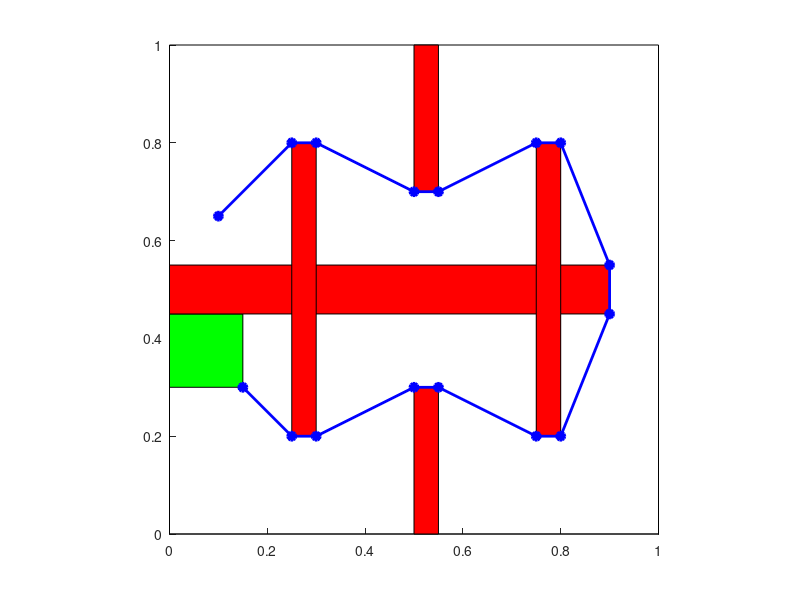

Reproduce this figure in MATLAB. (Note: this script raises an error after producing the figure.)
%% Problem 1 - Two Boxes
start = [0; 0];
goal = [.9 1 1 .9 .9; .9 .9 1 1 .9];
clearvars obstacles
obstacles{1} = [.1 .4 .4 .1 .1; .1 .1 .4 .4 .1];
obstacles{2} = [.4 .9 .9 .4 .4; .6 .6 .9 .9 .6];
clf; hold on;
axis square; rectangle;
fill(goal(1,:), goal(2,:), 'g')
for i = 1:length(obstacles)
    fill(obstacles{i}(1,:), obstacles{i}(2,:), 'r')
end
X_opt = [0 .4 .9 .9];
Y_opt = [0 .1 .6 .9];
c_opt = sum(fliplr(sqrt(diff(X_opt).^2 + diff(Y_opt).^2)))
plot(X_opt,Y_opt,'ob-','LineWidth',2,'MarkerFaceColor','b');

%% Problem 2 - Windy Maze
start = [.1; .65];
clearvars obstacles
obstacles{1} = [0 .9 .9 0 0; .45 .45 .55 .55 .45];
obstacles{2} = [.25 + [0 .05 .05 0 0]; .2 .2 .8 .8 .2];
obstacles{3} = [.75 + [0 .05 .05 0 0]; .2 .2 .8 .8 .2];
obstacles{4} = [.5 + [0 .05 .05 0 0]; .7 .7 1 1 .7];
obstacles{5} = [.5 + [0 .05 .05 0 0]; 0 0 .3 .3 0];
goal = [0 .15 .15 0 0; .3 .3 .45 .45 .3];
clf; hold on;
axis square; rectangle;
fill(goal(1,:), goal(2,:), 'g')
for i = 1:length(obstacles)
    fill(obstacles{i}(1,:), obstacles{i}(2,:), 'r')
end
X_opt = [.1 .25 .3 .5 .55 .75 .8 .9 .9 .8 .75 .55 .5 .3 .25 .15];
Y_opt = [.65 .8 .8 .7 .7 .8 .8 .55 .45 .2 .2 .3 .3 .2 .2 .3];
c_opt = sum(fliplr(sqrt(diff(X_opt).^2 + diff(Y_opt).^2)))
plot(X_opt,Y_opt,'ob-','LineWidth',2,'MarkerFaceColor','b');

%% RRT
figure(1)
Nmax = 1000;
tic
[c, N, ~] = RRT(start, goal, obstacles, Nmax, 0)
toc
title(sprintf('RRT c = %2f  N = %d', c/c_opt, N),'FontSize',18);

%% RRTstar
figure(2)
Nmax = 500;
tic
[c, N, ~] = RRTstar(start, goal, obstacles, Nmax, 1)
toc
title(sprintf('RRT* c = %2f  N = %d', c/c_opt, N),'FontSize',18);

%% PRMstar
figure(3)
Nmax = 500;
tic
[c, N, ~] = PRMstar(start, goal, obstacles, Nmax, 1.5, 0)
toc
title(sprintf('PRM* c = %2f  N = %d', c/c_opt, N),'FontSize',18);

%% FMTstar
figure(4)
Nmax = 500;
tic
[c, N, ~] = FMTstar(start, goal, obstacles, Nmax, 1.5, 2)
toc
title(sprintf('FMT* c = %2f  N = %d', c/c_opt, N),'FontSize',18);